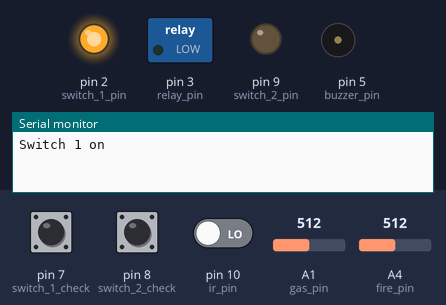
Bench run of a sketch on a simulated Arduino Uno, built with avr-gcc and run on an emulated ATmega328P. Shown: switched loads named in the sketch (green lamp = pin HIGH), output pins drawn as LEDs (lit = HIGH), buzzer (waves = sounding, pin HIGH), the last lines printed to the serial monitor. The inputs (shaded band) are chosen by the test bench; at power-on: pin 8 (switch_2_check) HIGH, pin 7 (switch_1_check) HIGH, pin 10 (ir_pin) LOW, A1 (gas_pin) = 512, A4 (fire_pin) = 512.

Above: at 2.1 s.
At 5.0 s:
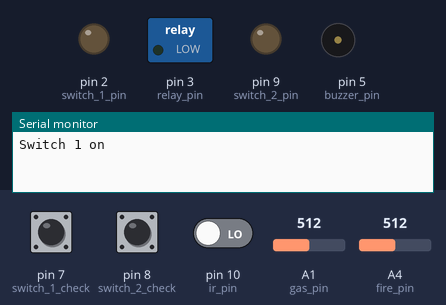
5.1 s: pin 8 (switch_2_check) pulled LOW for 3.2 s
At 8.6 s:
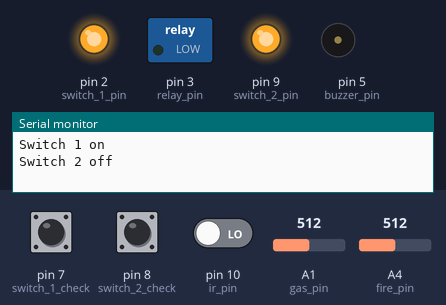
Timing chart, 0 to 33.5 s (numbered marks = the images above; inputs shaded):
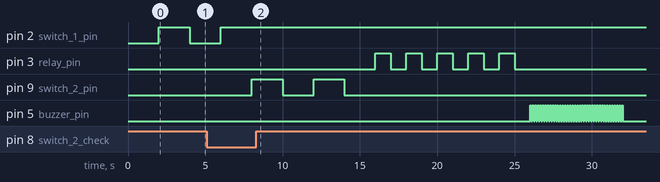

The sketch:

board_testing_pinaka.ino
```cpp
//                    || श्री ||
const int gas_pin = A1;        // Analog pin for MQ2 gas sensor
const int fire_pin = A4;       // Fire sensor

const int ir_pin = 10;         // IR Sensor input pin
const int buzzer_pin = 5;      // Digital pin for buzzer
const int relay_pin = 3;       // Main Line Relay
const int switch_1_pin = 2;    // ESP 8266 switching
const int switch_2_pin = 9;    // ESP 8266 switching

const int switch_1_check = 7;  //Switch 2 Status
const int switch_2_check = 8;  //Switch 2 Status


void setup() {
  Serial.begin(9600);
  pinMode(ir_pin,INPUT);
  pinMode(buzzer_pin,OUTPUT);
  pinMode(relay_pin,OUTPUT);
  pinMode(switch_1_pin,OUTPUT);
  pinMode(switch_2_pin,OUTPUT);
  pinMode(switch_1_check,INPUT);
  pinMode(switch_2_check,INPUT);

  // switch 1 check

  if (digitalRead(switch_1_check) == LOW)
  {
    Serial.println("Switch 1 off");
    digitalWrite(switch_1_pin,HIGH);
    delay(2000);
    digitalWrite(switch_1_pin,LOW);
    delay(2000);
    digitalWrite(switch_1_pin,HIGH);
    delay(2000);
    digitalWrite(switch_1_pin,LOW);
    delay(2000);
  }
  else if (digitalRead(switch_1_check) == HIGH)
  {
    Serial.println("Switch 1 on");
    digitalWrite(switch_1_pin,LOW);
    delay(2000);
    digitalWrite(switch_1_pin,HIGH);
    delay(2000);
    digitalWrite(switch_1_pin,LOW);
    delay(2000);
    digitalWrite(switch_1_pin,HIGH);
    delay(2000);
  }

//  switch 2 check

  if (digitalRead(switch_2_check) == LOW)
  {
    Serial.println("Switch 2 off");
    digitalWrite(switch_2_pin,HIGH);
    delay(2000);
    digitalWrite(switch_2_pin,LOW);
    delay(2000);
    digitalWrite(switch_2_pin,HIGH);
    delay(2000);
    digitalWrite(switch_2_pin,LOW);
    delay(2000);
  }
  else if (digitalRead(switch_2_check) == HIGH)
  {
    Serial.println("Switch 2 on");
    digitalWrite(switch_2_pin,LOW);
    delay(2000);
    digitalWrite(switch_2_pin,HIGH);
    delay(2000);
    digitalWrite(switch_2_pin,LOW);
    delay(2000);
    digitalWrite(switch_2_pin,HIGH);
    delay(2000);
  }

//  relay check
for (int a = 0 ; a < 5 ; a++)
{
  digitalWrite(relay_pin,HIGH);
  delay(1000);
  digitalWrite(relay_pin,LOW);
  delay(1000);
}

//buzzer check
for (int a = 0 ; a < 38 ; a++)
{
  digitalWrite(buzzer_pin,HIGH);
  delay(80);
  digitalWrite(buzzer_pin,LOW);
  delay(80);
}


}

void loop() {
  Serial.println();
  Serial.print("Gas sensor value: ");
  Serial.println(analogRead(gas_pin));
  Serial.print("fire sensor value: ");
  Serial.println(analogRead(fire_pin));
  Serial.print("IR sensor value: ");
  Serial.println(digitalRead(ir_pin));
  delay(1000);
}
```

Measured:
- by itself, pin 9 (switch_2_pin): alternates HIGH for 2.0 s and LOW for 2.0 s, 4 changes in all, then stays LOW
